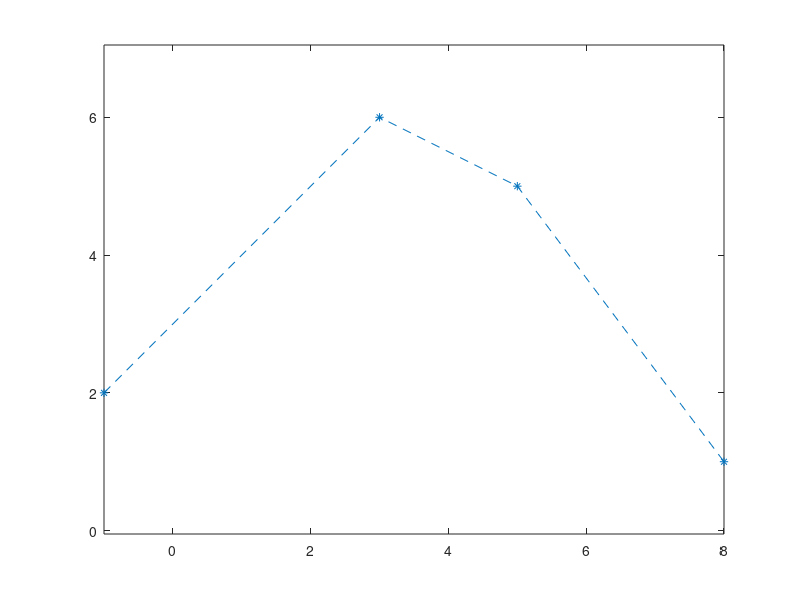

The MATLAB script that drew this image: (Note: this script raises an error after producing the figure.)
%Bezier-gorbe

clear
px = [-1 3 5 8];
py = [2 6 5 1];
plot(px, py, '*--')
axis equal
hold on
syms t 
cx(t) = 0*t;
cy(t) = 0*t;
n = 3
for i = 0 : n
    b(t) = nchoosek(n, i) * t^i * (1-t)^(n - i);
    cx(t) = cx(t) + px(i + 1) * b(t);
    cy(t) = cy(t) + py(i + 1) * b(t);
end
fplot(cx, cy, [0 1])

%Erintovektorok:

v = [n * (px(2) - px(1)), n * (py(2) - py(1))];
quiver(px(1), py(1), v(1), v(2))
w = [n * (px(4) - px(3)), n * (py(4) - py(3))];
quiver(px(4), py(4), w(1), w(2))

%Hermite-iv 
clear
px = [ 2 6 ]; py = [ 1 2 ];
plot(px, py, '*');
axis([-4 14 -2 12])
axis equal; hold on;
vx = [ 3 0 ]; vy = [ 8 10 ];
quiver(px(1), py(1), vx(1), vy(1));
quiver(px(2), py(2), vx(2), vy(2));
syms t a3 a2 a1 a0 b3 b2 b1 b0
x(t) = a3 * t^3 + a2 * t^2 + a1 * t + a0;
xd(t) = diff(x, t);
t1 = 1; t2 = 2;
e = [ x(t1) == px(1), x(t2) == px(2), ...
     xd(t1) == vx(1), xd(t2) == vx(2)];
m = solve(e, [a3 a2 a1 a0])
cx(t) = subs(x, [a3 a2 a1 a0], [m.a3 m.a2 m.a1 m.a0])
y(t) = b3 * t^3 + b2 * t^2 + b1 * t + b0;
yd(t) = diff(y, t);
e = [ y(t1) == py(1), y(t2) == py(2), ...
     yd(t1) == vy(1), yd(t2) == vy(2)];
m = solve(e, [b3 b2 b1 b0])
cy(t) = subs(y, [b3 b2 b1 b0], [m.b3 m.b2 m.b1 m.b0])
fplot(cx, cy, [t1 t2])

%Csatlakoztatas

rx = [ px(2) 13];
ry = [ py(2) -1];
wx = [ vx(2) 1];
wy = [ vy(2) 6];
t3 = -1; t4 = 2;
plot(rx, ry, '*');
quiver(rx(1), ry(1), wx(1), wy(1));
quiver(rx(2), ry(2), wx(2), wy(2));

e = [ x(t3) == rx(1), x(t4) == rx(2), ...
     xd(t3) == wx(1), xd(t4) == wx(2)];
m = solve(e, [a3 a2 a1 a0])
dx(t) = subs(x, [a3 a2 a1 a0], [m.a3 m.a2 m.a1 m.a0])

e = [ y(t3) == ry(1), y(t4) == ry(2), ...
     yd(t3) == wy(1), yd(t4) == wy(2)];
m = solve(e, [b3 b2 b1 b0])
dy(t) = subs(y, [b3 b2 b1 b0], [m.b3 m.b2 m.b1 m.b0])
fplot(dx, dy, [t3 t4])
